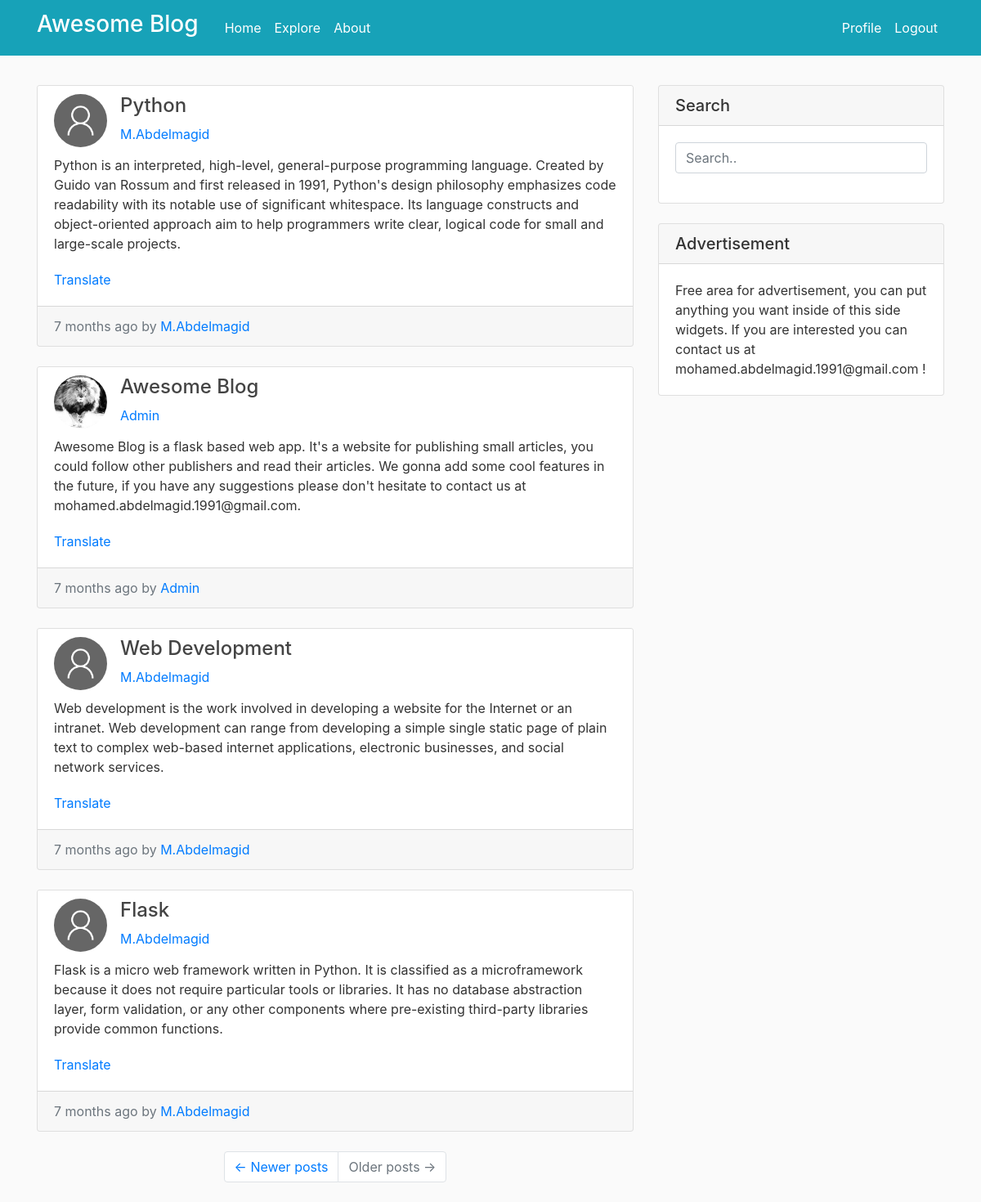
Screenshot of /explore?page=2 (signed in) with the database file from the repository.
### webapp/models.py (models this page shows, shortened)
class SearchableMixin(object):
    @classmethod
    def before_commit(cls, session):
        session._changes = {
            'add': list(session.new),
            'update': list(session.dirty),
            'delete': list(session.deleted)
        }
    @classmethod
    def after_commit(cls, session):
        for obj in session._changes['add']:
            if isinstance(obj, SearchableMixin):
                add_to_index(obj.__tablename__, obj)
        for obj in session._changes['update']:
            if isinstance(obj, SearchableMixin):
                add_to_index(obj.__tablename__, obj)
        for obj in session._changes['delete']:
            if isinstance(obj, SearchableMixin):
                remove_from_index(obj.__tablename__, obj)
        session._changes = None

class Post(SearchableMixin, db.Model):
    __searchable__ = ['content', 'title']
    id = db.Column(db.Integer, primary_key=True)
    title = db.Column(db.String(100), nullable=False)
    date_posted = db.Column(db.DateTime, nullable=False, default=datetime.utcnow)
    content = db.Column(db.Text, nullable=False)
    user_id = db.Column(db.Integer, db.ForeignKey('user.id'), nullable=False)
    language = db.Column(db.String(5))

class User(UserMixin, db.Model):
    id = db.Column(db.Integer, primary_key=True)
    username = db.Column(db.String(64), index=True, unique=True, nullable=False)
    email = db.Column(db.String(120), index=True, unique=True, nullable=False)
    image_file = db.Column(db.String(20), nullable=False, default='default.png')
    password_hash = db.Column(db.String(128))
    about_me = db.Column(db.String(140))
    last_seen = db.Column(db.DateTime, default=datetime.utcnow)
    followed = db.relationship(
        'User', secondary=followers,
        primaryjoin=(followers.c.follower_id == id),
        secondaryjoin=(followers.c.followed_id == id),
        backref=db.backref('followers', lazy='dynamic'), lazy='dynamic')
    posts = db.relationship('Post', backref='author', lazy='dynamic')

### webapp/main/routes.py (the view)
@main.route('/explore')
@login_required
def explore():
    page = request.args.get('page', 1, type=int)
    all_posts = Post.query.order_by(Post.date_posted.desc())
    posts = all_posts.paginate(page, current_app.config['POSTS_PER_PAGE'], False)
    next_url = url_for('main.explore', page=posts.next_num) \
        if posts.has_next else None
    prev_url = url_for('main.explore', page=posts.prev_num) \
        if posts.has_prev else None
    displayPagination = all_posts.count() > current_app.config['POSTS_PER_PAGE']
    return render_template("home.html", title='Explore', posts=posts.items,
                          next_url=next_url, prev_url=prev_url, display=displayPagination)

### webapp/main/forms.py
class SearchForm(FlaskForm):
    q = StringField('Search', validators=[DataRequired()])
    def __init__(self, *args, **kwargs):
        if 'formdata' not in kwargs:
            kwargs['formdata'] = request.args
        if 'csrf_enabled' not in kwargs:
            kwargs['csrf_enabled'] = False
        super(SearchForm, self).__init__(*args, **kwargs)

### webapp/main/routes.py (called while the page is built)
@main.before_request
def before_request():
    if current_user.is_authenticated:
        current_user.last_seen = datetime.utcnow()
        db.session.commit()
        g.search_form = SearchForm()

### webapp/models.py (called while the page is built)
@login.user_loader
def load_user(id):
    return User.query.get(int(id))

### webapp/templates/home.html (shortened to what this page needs)
{% extends 'layout.html' %}
{% block app_content %}
    {% for post in posts %}
        {% include '_post.html' %}
    {% endfor %}
    {% if display %}
    <ul class="pagination justify-content-center mb-4">
        <li class="page-item{% if not prev_url %} disabled{% endif %}">
            <a class="page-link" href="{{ prev_url or '#' }}">
                <span aria-hidden="true">&larr;</span> Newer posts
            </a>
        </li>
        <li class="page-item{% if not next_url %} disabled{% endif %}">
            <a class="page-link" href="{{ next_url or '#' }}">
                Older posts <span aria-hidden="true">&rarr;</span>
            </a>
        </li>
    </ul>
    {% endif %}
{% endblock %}

### webapp/templates/_post.html
<div class="card my-4">
    <article class="media content-section border-0 mb-0">
        <img class="rounded-circle article-img" src="{{ url_for('static', filename='pics/' + post.author.image_file) }}">
        <div class="media-body">
            <h4 class="article-title">{{ post.title }}</h4>
            <span class="popup">
                <a href="/account/{{ post.author.username }}"> {{ post.author.username }}</a>
            </span>
        </div>
    </article>
    <div id="post{{ post.id }}" class="card-body pt-0">
        <p class="card-text">{{ post.content }}</p>
    </div>
    {% if post.language and post.language != 'ar' %}
    <div class="card-body pt-0" id="translation{{ post.id }}">
        <p class="card-text">
            <a href="javascript:translate(
                '#post{{ post.id }}',
                '#translation{{ post.id }}',
                '{{ post.language }}',
                'ar');"
            >Translate</a>
        </p>
    </div>
    {% endif %}
    <div class="card-footer text-muted">
        {{ moment(post.date_posted).fromNow() }} by
        <span class="popup">
            <a href="/account/{{ post.author.username }}"> {{ post.author.username }}</a>
        </span>
    </div>
</div>

### webapp/static/css/custom.css (style rules this page uses)
body { background: #fafafa; color: #333333; margin-top: 5rem; }
.content-section { background: #ffffff; padding: 10px 20px; border: 1px solid #dddddd; border-radius: 3px; }
.article-title { color: #444444; }
.article-img { height: 65px; width: 65px; margin-right: 16px; }

### rows the page displays
Post: image_file (placeholder picture), title "Python", author.username "M.Abdelmagid", content "Python is an interpreted, high-level, general-purpose programming language. Created by Guido van Rossum and first released in 1991, Python's design philosophy emphasizes code readability with its notable use of significant whitespace. Its language constructs and object-oriented approach aim to help programmers write clear, logical code for small and large-scale projects.", date_posted "7 months ago"
Post: image_file (picture), title "Awesome Blog", author.username "Admin", content "Awesome Blog is a flask based web app. It's a website for publishing small articles, you could follow other publishers and read their articles. We gonna add some cool features in the future, if you have any suggestions please don't hesitate to contact us at mohamed.abdelmagid.1991@gmail.com.", date_posted "7 months ago"
Post: image_file (placeholder picture), title "Web Development", author.username "M.Abdelmagid", content "Web development is the work involved in developing a website for the Internet or an intranet. Web development can range from developing a simple single static page of plain text to complex web-based internet applications, electronic businesses, and social network services.", date_posted "7 months ago"
Post: image_file (placeholder picture), title "Flask", author.username "M.Abdelmagid", content "Flask is a micro web framework written in Python. It is classified as a microframework because it does not require particular tools or libraries. It has no database abstraction layer, form validation, or any other components where pre-existing third-party libraries provide common functions.", date_posted "7 months ago"
